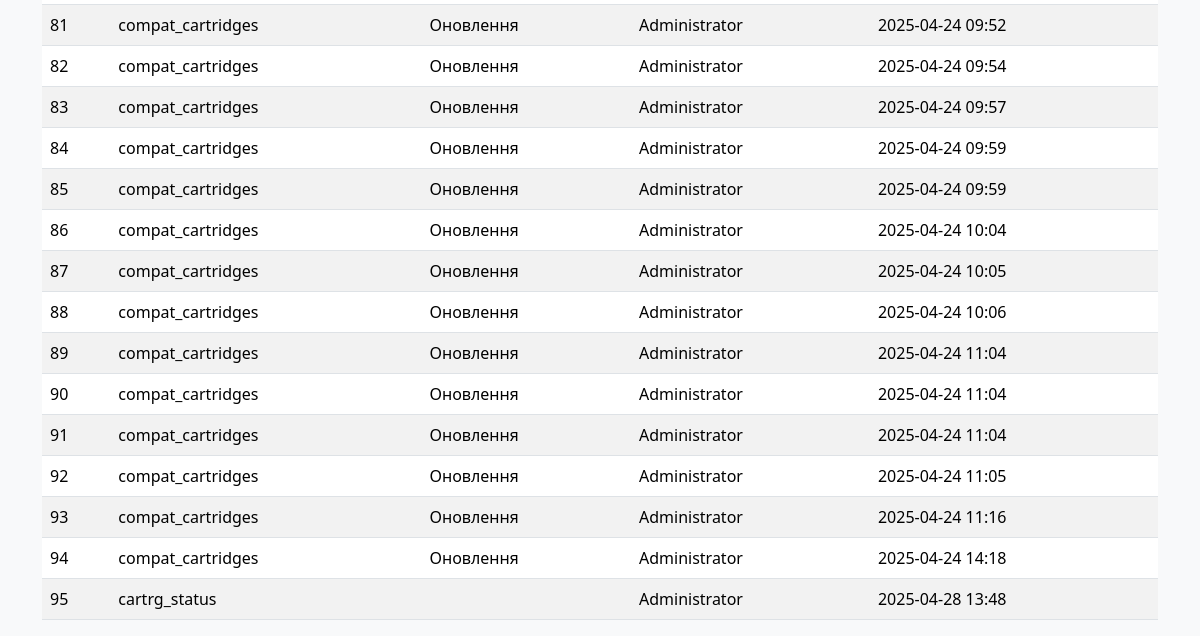
The app's page /event_log (signed in, lower part), older data.
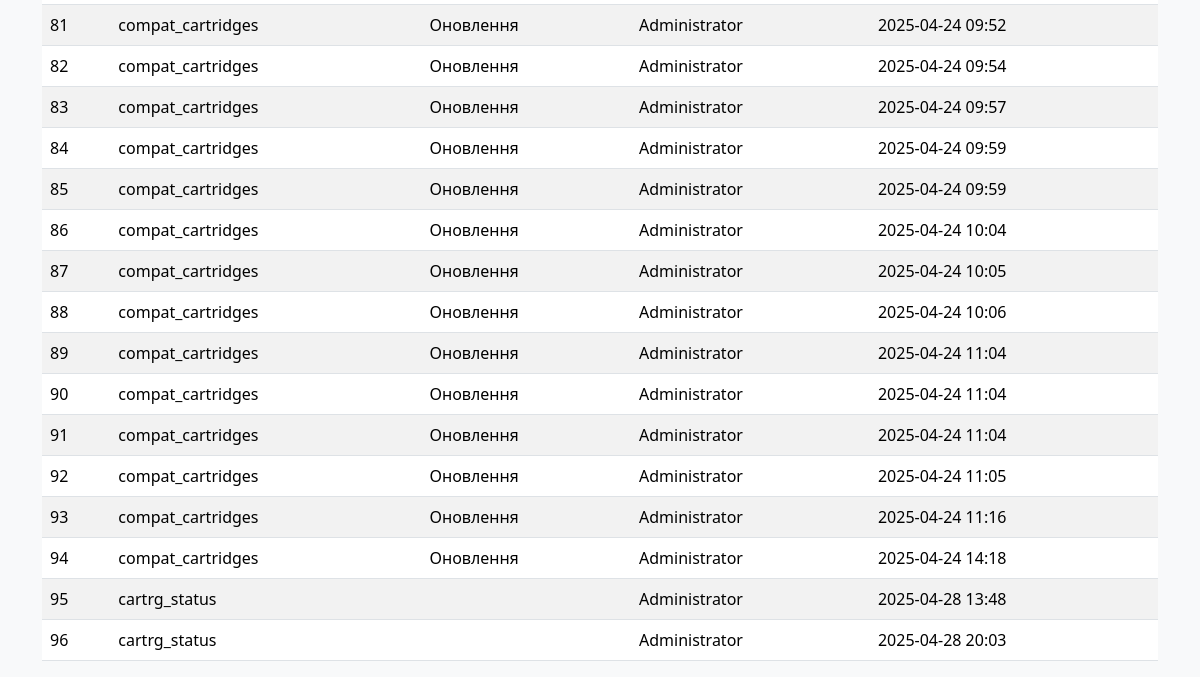
The same page, newer data.
### models.py (models this page shows)
class EventLog(db.Model):
    __tablename__ = "event_log"
    id: Mapped[int] = mapped_column(primary_key=True)
    table_name: Mapped[str] = mapped_column(String(30))
    event_type: Mapped[int] = mapped_column(Integer, server_default=literal(0))
    user_updated: Mapped[int] = mapped_column(ForeignKey(User.id))
    time_updated: Mapped[DateTime] = mapped_column(DateTime, server_default=func.now())

class User(db.Model, UserMixin):
    __tablename__ = "users"
    id: Mapped[int] = mapped_column(primary_key=True)
    username: Mapped[str] = mapped_column(String(30), unique=True, nullable=False)
    password: Mapped[str] = mapped_column(String(255), nullable=False)
    humanname: Mapped[str] = mapped_column(String(60), nullable=False)
    dept_id: Mapped[int] = mapped_column(ForeignKey('refill_dept.id'), nullable=False)
    lastlogin: Mapped[datetime] = mapped_column(DateTime, server_default=func.now())
    active: Mapped[bool] = mapped_column(default=True)
    time_updated: Mapped[DateTime] = mapped_column(DateTime, server_default=func.now())
    role: Mapped[str] = mapped_column(String(30), server_default="user")

### app.py (the view)
    def wrapper(*args, **kwargs):
        if current_user.role != 'admin':
            abort(403)
        return f(*args, **kwargs)

### app.py (called while the page is built)
@login_manager.user_loader
def load_user(user_id):
    return User.query.get(int(user_id))

def admin_required(f):
    def wrapper(*args, **kwargs):
        if current_user.role != 'admin':
            abort(403)
        return f(*args, **kwargs)
    wrapper.__name__ = f.__name__
    return wrapper

@app.route('/event_log')
@login_required
@admin_required
def event_log():
    table_filter = request.args.get('table_filter', '')
    type_filter = request.args.get('type_filter', '')
    query = EventLog.query
    if table_filter:
        query = query.filter(EventLog.table_name == table_filter)
    if type_filter:
        query = query.filter(EventLog.event_type == int(type_filter))
    logs = query.all()
    return render_template('event_log.html', User=User, logs=logs, table_filter=table_filter, type_filter=type_filter)

### templates/event_log.html (shortened to what this page needs)
{% extends "base.html" %}
{% block content %}
    <table class="table table-striped">
        <tbody>
            {% for log in logs %}
            <tr>
                <td>{{ log.id }}</td>
                <td>{{ log.table_name }}</td>
                <td>{{ {0: 'Створення', 1: 'Зміна', 2: 'Оновлення'}[log.event_type] }}</td>
                <td>{{ User.query.get(log.user_updated).humanname }}</td>
                <td>{{ log.time_updated.strftime('%Y-%m-%d %H:%M') }}</td>
            </tr>
            {% endfor %}
        </tbody>
    </table>
{% endblock %}

### templates/base.html (shortened to what this page needs)
<!DOCTYPE html>
<html lang="uk">
<head>
    <link rel="stylesheet" href="{{ url_for('static', filename='css/bootstrap.min.css') }}">
    <link rel="stylesheet" href="{{ url_for('static', filename='css/style.css') }}">
</head>
<body>
    <div class="container mt-4">
        {% block content %}{% endblock %}
    </div>
</body>
</html>

### static/css/style.css (style rules this page uses)
body { background-color: #f8f9fa; }

Row changes from the older to the newer data that the page shows:
added EventLog: id "96", table_name "cartrg_status", query.get "Administrator", time_updated "2025-04-28 20:03"
